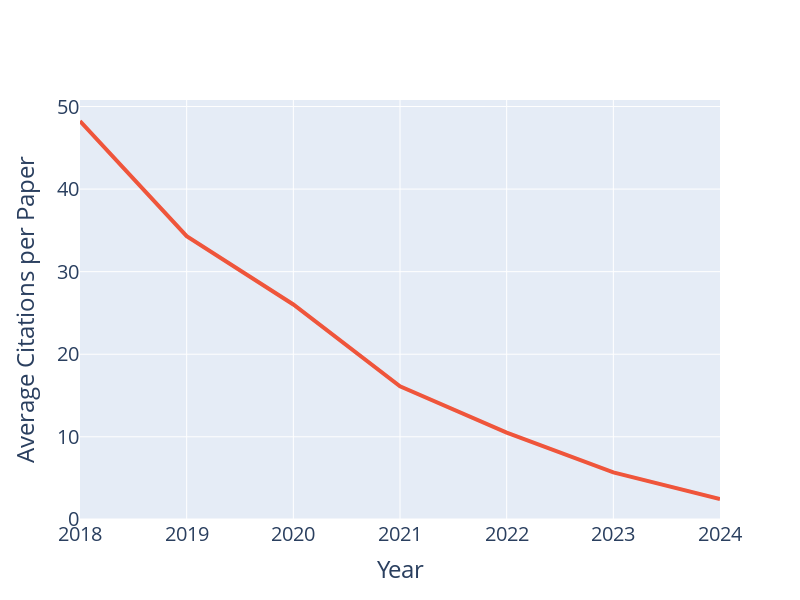

The notebook cell this image was saved under:
### Markdown cell above
#### Citation Counts over time

### Code cell
import pandas as pd
import plotly.graph_objects as go
import plotly.express as px

def plot_avg_citations_per_year_plotly(df, width=800, height=600, save_path=None,
                                       legend_font_size=12, axis_title_font_size=14, 
                                       axis_tick_font_size=10, line_thickness=2,
                                       only_overall_average=False, save_scale=3):
    # Ensure 'year' is of type int
    df['year'] = df['year'].astype(int)
    
    # Create a mapping for venue names
    venue_mapping = {'pubmed': 'PubMed', 'CHIL': 'CHIL', 'ML4H': 'ML4H', 'MLHC': 'MLHC'}
    df['venue_display'] = df['venue'].map(venue_mapping)
    
    # Calculate overall average citations per paper per year
    overall_avg = df.groupby('year').apply(lambda x: x['citation_count'].sum() / len(x)).reset_index()
    overall_avg.columns = ['year', 'Overall Average']
    
    if not only_overall_average:
        # Group by year and venue, calculate average citations per paper
        df_grouped = df.groupby(['year', 'venue_display']).agg({
            'citation_count': ['sum', 'count']
        }).reset_index()
        
        # Flatten the column multi-index
        df_grouped.columns = ['_'.join(col).strip() for col in df_grouped.columns.values]
        
        # Rename columns for clarity
        df_grouped = df_grouped.rename(columns={
            'year_': 'year',
            'venue_display_': 'venue_display',
            'citation_count_sum': 'total_citations',
            'citation_count_count': 'paper_count'
        })
        
        # Calculate average citations
        df_grouped['avg_citations'] = df_grouped['total_citations'] / df_grouped['paper_count']
        
        # Pivot the data
        df_pivoted = df_grouped.pivot(index='year', columns='venue_display', values='avg_citations').reset_index()
        
        # Ensure all venues are present, fill with 0 if missing
        all_venues = ['PubMed', 'CHIL', 'ML4H', 'MLHC']
        for venue in all_venues:
            if venue not in df_pivoted.columns:
                df_pivoted[venue] = 0
        
        # Merge overall average with pivoted data
        df_final = pd.merge(df_pivoted, overall_avg, on='year', how='outer')
    else:
        df_final = overall_avg
    
    # Create the line plot
    fig = go.Figure()
    
    # Get the Plotly Express orange color
    px_colors = px.colors.qualitative.Plotly
    orange_color = px_colors[1]  # The second color in the Plotly default color sequence is orange
    
    if only_overall_average:
        fig.add_trace(go.Scatter(x=df_final['year'], y=df_final['Overall Average'], 
                                 mode='lines', name='Overall Average', 
                                 line=dict(width=line_thickness, color=orange_color)))
    else:
        for venue in all_venues + ['Overall Average']:
            if venue == 'Overall Average':
                color = orange_color
            else:
                color = None  # Let Plotly choose colors for other venues
            fig.add_trace(go.Scatter(x=df_final['year'], y=df_final[venue], 
                                     mode='lines', name=venue, 
                                     line=dict(width=line_thickness, color=color)))

    # Update layout for better readability and customization
    fig.update_layout(
        width=width,
        height=height,
        xaxis_title='Year',
        yaxis_title='Average Citations per Paper',
        legend_title='Venue',
        legend=dict(
            orientation="h",
            yanchor="bottom",
            y=1.02,
            xanchor="center",
            x=0.5,
            font=dict(size=legend_font_size)
        ),
        hovermode='x unified',
        font=dict(size=axis_tick_font_size),
        xaxis=dict(
            title=dict(font=dict(size=axis_title_font_size)),
            tickfont=dict(size=axis_tick_font_size)
        ),
        yaxis=dict(
            title=dict(font=dict(size=axis_title_font_size)),
            tickfont=dict(size=axis_tick_font_size)
        )
    )

    # Show the figure
    fig.show()

    # Save the figure if a save path is provided
    if save_path:
        fig.write_image(save_path, scale=save_scale)

# Example usage
# Assuming main_df is your DataFrame
plot_avg_citations_per_year_plotly(
    main_df, 
    width=800, 
    height=600, 
    save_path="figures/general/avg_citations_per_year_high_res.png",
    legend_font_size=20,
    axis_title_font_size=24,
    axis_tick_font_size=20,
    line_thickness=4,
    only_overall_average=True
)

### Figure 1 — Plotly figure (JSON) as saved in the notebook; plotly's stock layout.template omitted (floating-point values rounded to 4 significant figures)
{"data": [{"line": {"color": "#EF553B", "width": 4}, "mode": "lines", "name": "Overall Average", "type": "scatter", "x": [2018, 2019, 2020, 2021, 2022, 2023, 2024], "y": [48.25, 34.31, 26.03, 16.11, 10.5, 5.696, 2.468]}], "layout": {"font": {"size": 20}, "height": 600, "hovermode": "x unified", "legend": {"font": {"size": 20}, "orientation": "h", "title": {"text": "Venue"}, "x": 0.5, "xanchor": "center", "y": 1.02, "yanchor": "bottom"}, "width": 800, "xaxis": {"tickfont": {"size": 20}, "title": {"font": {"size": 24}, "text": "Year"}}, "yaxis": {"tickfont": {"size": 20}, "title": {"font": {"size": 24}, "text": "Average Citations per Paper"}}}}
